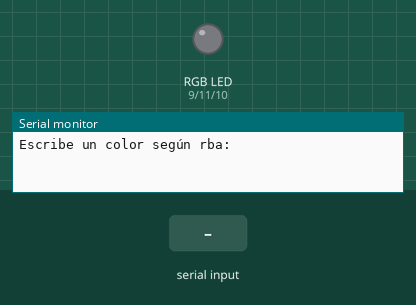
A sketch run on a simulated Arduino Uno, built with avr-gcc and run on an emulated ATmega328P. On the bench: an RGB LED mixed from three pins (HIGH = lit), the last lines printed to the serial monitor. The inputs (shaded band) are chosen by the test bench. Dim RGB values are drawn brighter than linear.

Above: at 1.2 s.
1.3 s: "90,45,200\n" received over Serial
At 3.2 s:
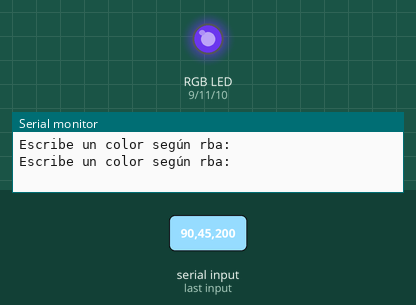
3.8 s: "30,150,10\n" received over Serial
At 5.2 s:
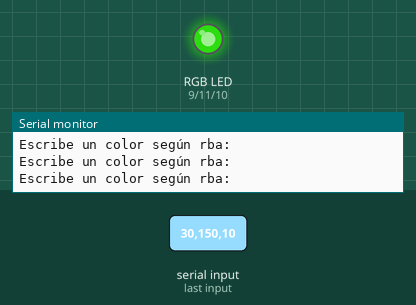
6.3 s: "90,45\n" received over Serial
At 8.1 s:
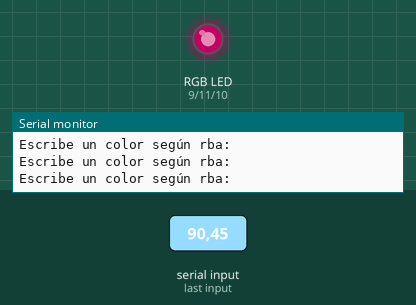
8.8 s: "30,150\n" received over Serial
At 10.1 s:
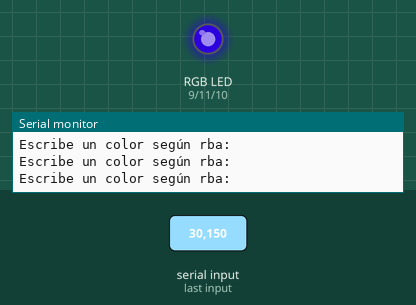
11.3 s: "5\n" received over Serial
At 13.0 s:
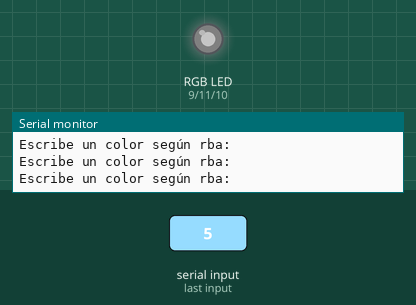
13.8 s: "90\n" received over Serial
At 16.1 s:
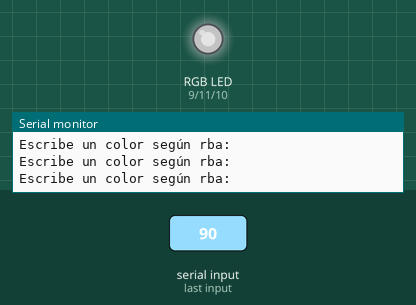
Timing chart, 0 to 17.3 s (numbered marks = the images above; inputs shaded):
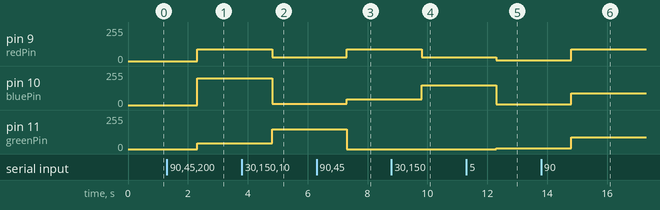

The sketch:

led_rgba.ino
```cpp
int redPin = 9;
int bluePin = 10;
int greenPin = 11;
int colorArray[3];
String colorString;

void setup() {
  Serial.begin(9600);
  pinMode(redPin,OUTPUT);
  pinMode(bluePin,OUTPUT);
  pinMode(greenPin,OUTPUT);
}

void loop() {
  Serial.println();
  Serial.println("Escribe un color según rba: ");
  while (Serial.available() == 0){

  }
  colorString = Serial.readString();

  parseRGB(colorString, colorArray);
  analogWrite(redPin, colorArray[0]);
  analogWrite(greenPin, colorArray[1]);
  analogWrite(bluePin, colorArray[2]);

}


void parseRGB(String colorString, int colorArray[]) {
  int startIndex = colorString.indexOf('(') + 1;
  int endIndex = colorString.indexOf(')');
  int commaIndex1 = colorString.indexOf(',');
  int commaIndex2 = colorString.lastIndexOf(',');
  colorArray[0] = colorString.substring(startIndex, commaIndex1).toInt();
  colorArray[1] = colorString.substring(commaIndex1 + 1, commaIndex2).toInt();
  colorArray[2] = colorString.substring(commaIndex2 + 1, endIndex).toInt();
}
```

Measured:
- after the input at 1.3 s, pin 9 (redPin): 0/255 → 90/255 after 1.0 s; pin 10 (bluePin): 0/255 → 200/255 after 1.0 s; pin 11 (greenPin): 0/255 → 45/255 after 1.0 s
- after the input at 3.8 s, pin 9 (redPin): 90/255 → 30/255 after 1.0 s; pin 10 (bluePin): 200/255 → 10/255 after 1.0 s; pin 11 (greenPin): 45/255 → 150/255 after 1.0 s
- after the input at 6.3 s, pin 9 (redPin): 30/255 → 90/255 after 1.0 s; pin 10 (bluePin): 10/255 → 45/255 after 1.0 s; pin 11 (greenPin): 150/255 → 0/255 after 1.0 s
- after the input at 8.8 s, pin 9 (redPin): 90/255 → 30/255 after 1.0 s; pin 10 (bluePin): 45/255 → 150/255 after 1.0 s
- after the input at 11.3 s, pin 9 (redPin): 30/255 → 5/255 after 1.0 s; pin 10 (bluePin): 150/255 → 5/255 after 1.0 s; pin 11 (greenPin): 0/255 → 5/255 after 1.0 s
- after the input at 13.8 s, pin 9 (redPin), pin 10 (bluePin), pin 11 (greenPin): 5/255 → 90/255 after 1.0 s
